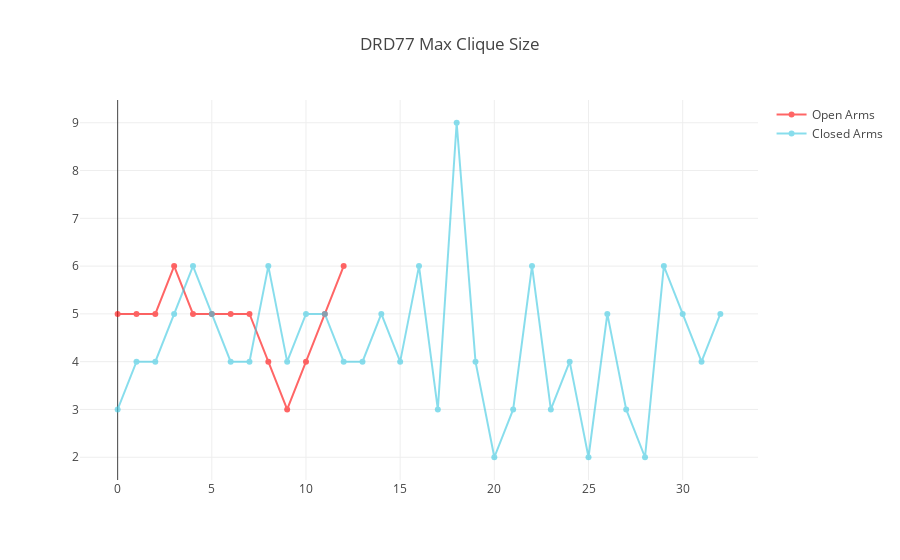

The notebook cell saved with this chart:
### Code cell
open_measures = list()
for graph in open_arms_graphs:
    open_measures.append(graph.max_clique_size)

np.mean(open_measures)
    
closed_measures = list()
for graph in closed_arms_graphs:
    closed_measures.append(graph.max_clique_size)

np.mean(closed_measures)

x_axis = max(len(open_measures), len(closed_measures))
plot_network_measures(open_measures, closed_measures, x_axis, title="DRD77 Max Clique Size")

### Figure 1 — Plotly figure (JSON) as saved in the notebook; plotly's stock layout.template omitted (floating-point values rounded to 4 significant figures)
{"data": [{"marker": {"color": "rgb(255, 0, 0)"}, "mode": "lines+markers", "name": "Open Arms", "opacity": 0.6, "text": [5, 5, 5, 6, 5, 5, 5, 5, 4, 3, 4, 5, 6], "textposition": "middle center", "type": "scatter", "uid": "4f78ef", "x": 33, "y": [5, 5, 5, 6, 5, 5, 5, 5, 4, 3, 4, 5, 6]}, {"marker": {"color": "rgb(58,200,225)"}, "mode": "lines+markers", "name": "Closed Arms", "opacity": 0.6, "text": [3, 4, 4, 5, 6, 5, 4, 4, 6, 4, 5, 5, 4, 4, 5, 4, 6, 3, 9, 4, 2, 3, 6, 3, 4, 2, 5, 3, 2, 6, 5, 4, 5], "textposition": "middle center", "type": "scatter", "uid": "3f7f9a", "x": 33, "y": [3, 4, 4, 5, 6, 5, 4, 4, 6, 4, 5, 5, 4, 4, 5, 4, 6, 3, 9, 4, 2, 3, 6, 3, 4, 2, 5, 3, 2, 6, 5, 4, 5]}], "layout": {"autosize": true, "title": "DRD77 Max Clique Size", "xaxis": {"autorange": true, "range": [-1.922, 33.92]}, "yaxis": {"autorange": true, "range": [1.487, 9.513], "type": "linear"}}}
